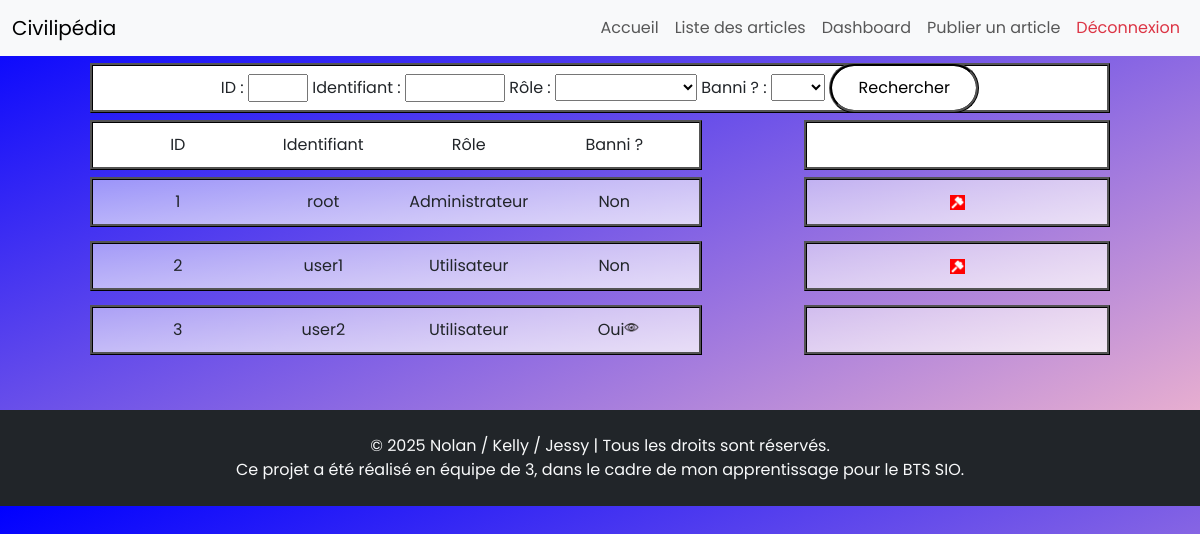
The page /user_list.php (signed in) on the database its author committed.
### tables this page shows
CREATE TABLE IF NOT EXISTS users (
    id INT AUTO_INCREMENT PRIMARY KEY,
    username VARCHAR(50) NOT NULL UNIQUE,  
    password VARCHAR(255) NOT NULL,
    role ENUM('user', 'admin') NOT NULL  
);

CREATE TABLE IF NOT EXISTS bans (
    id INT AUTO_INCREMENT PRIMARY KEY,
    reason TEXT NOT NULL,
    start_date DATE NOT NULL,
    end_date DATE DEFAULT NULL,
    user_id INT NOT NULL,
    FOREIGN KEY (user_id) REFERENCES users(id) ON DELETE CASCADE
);

### user_list.php (the view, shortened to what this page needs)
<?php
require_once 'src/control/BDDControl/connectBDD.php';
if (!empty($_POST["id"])) {
    $id = "%" . htmlspecialchars($_POST["id"], ENT_QUOTES) . "%";
} else {
    $id = "%";
}
if (!empty($_POST["username"])) {
    $username = "%" . htmlspecialchars($_POST["username"], ENT_QUOTES) . "%";
} else {
    $username = "%";
}
if (!empty($_POST["role"])) {
    $role = "%" . htmlspecialchars($_POST["role"], ENT_QUOTES) . "%";
} else {
    $role = "%";
}
if (!empty($_SESSION["userID"]) && $_SESSION["userRole"] == "admin") {
    $requeteSql = "SELECT users.id as userid, username, role, bans.id, bans.user_id FROM users LEFT JOIN bans ON bans.user_id = users.id WHERE users.id LIKE ? AND username LIKE ? AND role LIKE ?";
    $requeteSql = $requeteSql . " ORDER BY userid LIMIT 50;";
    $state = $bdd->prepare($requeteSql);
    $state->execute(array($id, $username, $role));
    $users = $state->fetchAll();
}
else {
    header("Location: javascript://history.go(-1)");
    exit;
}
?>
<!DOCTYPE html>
<html lang="fr">
<head>
    <?php include 'src/component/head.php'; ?>
    <link rel="stylesheet" href="css/userListStyle.css" />
</head>
<body>
    <?php require_once 'src/component/navbar.php' ?>
    <div class='userList row'>
        <div class="queryUsers col-10">
            <form method="POST" action="user_list.php">
                <label for="userID">ID :</label>
                <input class="inputID" type="number" min="0" id="userID" name="id" />
                <label for="usernameID">Identifiant :</label>
                <input class="inputUsername" type="text" id="usernameID" name="username" />
                <label for="roleID">Rôle :</label>
                <select id="roleID" name="role">
                    <option></option>
                    <option value="user">Utilisateur</option>
                </select>
                <label for="isBannedID">Banni ? :</label>
                <select id="isBannedID" name="isBanned">
                    <option></option>
                    <option value="True">Oui</option>
                </select>
                <input class="buttonSubmit" type="submit" value="Rechercher" />
            </form>
        </div>
        <div class="UserCase active col-6">
            <div class="col-3">ID</div>
            <div class="col-3">Identifiant</div>
            <div class="col-3">Rôle</div>
            <div class="col-3">Banni ?</div>
        </div>
        <div class="UserCase active col-3"></div>
        <?php
        foreach ($users as $user) { ?>
            <div class="userCase col-6">
                <div class="col-3"><?php echo $user["userid"] ?></div>
                <div class="col-3"><?php echo $user["username"] ?></div>
                <?php if ($user["role"] == "user") { ?>
                    <div class="col-3">Utilisateur</div>
                <?php } elseif ($user["role"] == "admin") { ?>
                    <div class="col-3">Administrateur</div>
                <?php } else { ?>
                    <div class="col-3">Inconnu</div>
                <?php } ?>
                <?php
                if ($user["user_id"]) { ?>
                    <div class="col-3">&nbsp;&nbsp;Oui<img src="assets/img/eye_popup.png" alt="+" data-bs-toggle="modal" data-bs-target="#imagePopup" style="cursor: pointer; width: 15px;"></div>
                <?php } else { ?>
                    <div class="col-12 col-sm-3">Non</div>
                <?php } ?>
            </div>
            <div class="userCase col-3">
                <?php if ($user["user_id"] == null) { ?>
                    <div class="col-3"><img src="assets/img/ban.png" alt="+" data-bs-toggle="modal" data-bs-target="#imagePopup<?php echo $user["userid"]; ?>" style="cursor: pointer; width: 15px;"></div>
                <?php } ?>
            </div>
        <?php } ?>
    </div>
    <?php include 'src/component/footer.php' ?>
</body>
</html>

### css/baseStyle.css (style rules this page uses)
* { margin: 0; padding: 0; box-sizing: border-box; text-decoration: none; list-style: none; font-family: "Poppins", sans-serif; }

### css/userListStyle.css (style rules this page uses)
body>* { display: flex; justify-content: center; align-items: center; text-align: center; }
body { background: linear-gradient(to bottom right, blue, pink); }
.userList>* { display: flex; justify-content: center; align-items: center; text-align: center; margin-top: 7px; margin-bottom: 7px; }
.queryUsers { background: white; height: 50px; border: rgba(0, 0, 0); border-style: ridge; }
.userCase { background: linear-gradient(to bottom right, rgba(255, 255, 255, 0.5), rgba(255, 255, 255, 0.75)); height: 50px; border: rgba(0, 0, 0); border-style: ridge; }
.active { background: white; height: 50px; margin-top: 0px; margin-bottom: 0px; border: rgba(0, 0, 0); border-style: ridge; }
.inputID { width: 60px; }
.inputUsername { width: 100px; }
.buttonSubmit { background: #ffffff; height: 50px; width: 150px; border: rgb(0, 0, 0); border-radius: 25px; border-style: ridge; }

### rows shown on the page
users: id "1", username "root", role "Administrateur", shows "Non"
users: id "2", username "user1", role "Utilisateur", shows "Non"
bans: user "3", user.username "user2", shows "Utilisateur"
